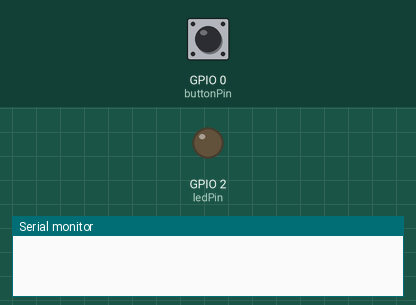
The sketch below on a simulated ESP32. Parts: output pins drawn as LEDs (lit = HIGH), the last lines printed to the serial monitor. The test bench sets the inputs (shaded band); at power-on: GPIO 0 (buttonPin) HIGH. USB keyboard and mouse output is not drawn.

Above: at 1.2 s.
1.3 s: GPIO 0 (buttonPin) pulled LOW for 0.15 s
At 7.0 s:
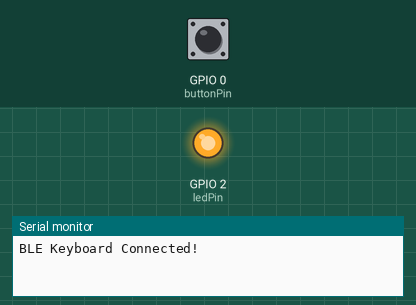
Timing chart, 0 to 8.9 s (numbered marks = the images above; inputs shaded):
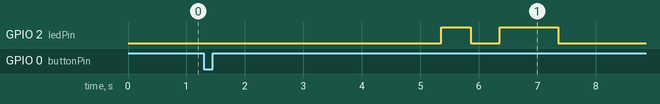

The sketch:

main.ino
```cpp
#include <BleKeyboard.h>

BleKeyboard bleKeyboard;

const int ledPin = 2; // Pin for the built-in LED
const int buttonPin = 0; // Pin for the built-in button (assuming GPIO0)

void setup() {
    Serial.begin(115200);
    bleKeyboard.begin();
    pinMode(ledPin, OUTPUT); // Set the LED pin as output
    pinMode(buttonPin, INPUT_PULLUP); // Set the button pin as input with pull-up resistor
}

void loop() {
    // Check if the button is pressed (buttonPin is LOW when pressed)
    if (digitalRead(buttonPin) == LOW) {
        if (bleKeyboard.isConnected()) {
            Serial.println("BLE Keyboard Connected!");

            // Simulate "Win + R" (open "Run" window)
            bleKeyboard.press(KEY_LEFT_GUI);  // Windows key
            bleKeyboard.press('r');           // R key
            bleKeyboard.releaseAll();
            delay(500);  // Wait for half a second

            // Type "cmd" to open the command prompt
            bleKeyboard.print("cmd");
            bleKeyboard.write(KEY_RETURN);    // Press Enter to open cmd
            delay(1000);  // Wait a bit for the cmd to open

            bleKeyboard.write(KEY_RETURN);  // Go to the next line after the loading bar

            // Manually type "www.google.com"
            bleKeyboard.print("start www.makerworld.com");
            delay(500);  // Short delay to ensure the text is typed out

            bleKeyboard.write(KEY_RETURN);    // Press Enter to execute the command
            delay(2000);  // Wait for the browser to open

            // Blink the LED for 2 seconds
            digitalWrite(ledPin, HIGH);  // Turn on the LED
            delay(500);                  // Wait for half a second
            digitalWrite(ledPin, LOW);   // Turn off the LED
            delay(500);                  // Wait for half a second
            digitalWrite(ledPin, HIGH);  // Turn on the LED
            delay(1000);                 // Wait for one second
            digitalWrite(ledPin, LOW);   // Turn off the LED

            delay(5000); // Wait 5 seconds before restarting the loop
        }
    } else {
        // If the button is not pressed, do nothing and loop
        delay(100);
    }
}
```

Measured:
- after the input at 1.3 s, GPIO 2 (ledPin): LOW → HIGH after 4.1 s, → LOW 0.50 s later, → HIGH 0.50 s later, → LOW 1.0 s later
